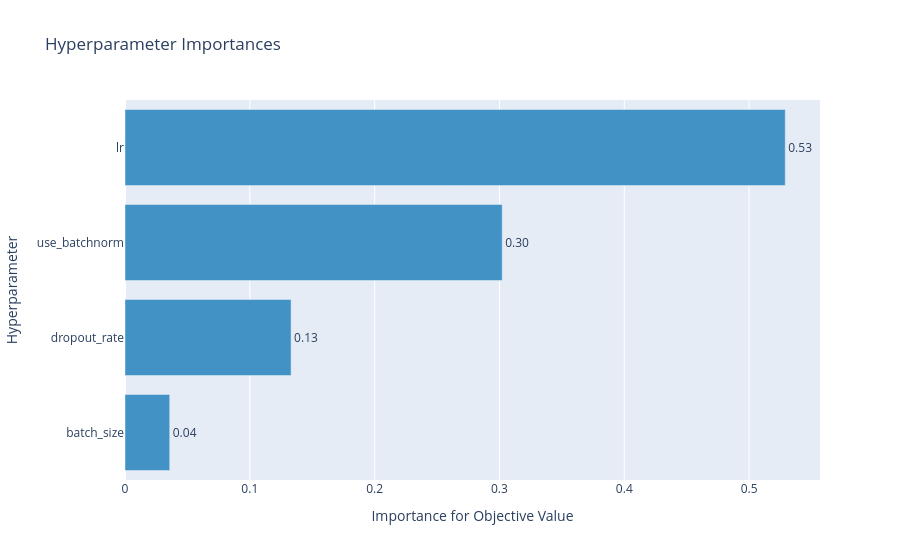

Notebook code for this chart:
### Code cell
# 6. Interactive parameter importance plot
fig = optuna.visualization.plot_param_importances(study)
fig.show()

### Figure 1 — Plotly figure (JSON) as saved in the notebook; plotly's stock layout.template omitted (floating-point values rounded to 4 significant figures)
{"data": [{"cliponaxis": false, "hovertemplate": ["batch_size (CategoricalDistribution): 0.035815662214126534<extra></extra>", "dropout_rate (FloatDistribution): 0.13305092656205816<extra></extra>", "use_batchnorm (CategoricalDistribution): 0.30217534596749795<extra></extra>", "lr (FloatDistribution): 0.5289580652563174<extra></extra>"], "marker": {"color": "rgb(66,146,198)"}, "orientation": "h", "text": ["0.04", "0.13", "0.30", "0.53"], "textposition": "outside", "type": "bar", "x": [0.03582, 0.1331, 0.3022, 0.529], "y": ["batch_size", "dropout_rate", "use_batchnorm", "lr"]}], "layout": {"showlegend": false, "title": {"text": "Hyperparameter Importances"}, "xaxis": {"title": {"text": "Importance for Objective Value"}}, "yaxis": {"title": {"text": "Hyperparameter"}}}}
